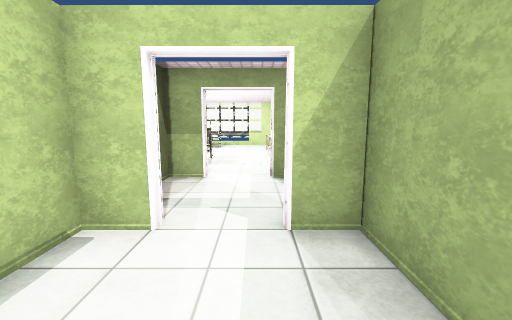
[1] (above)

16 first-person views from a walk through a scene from a Unity 3-D project. The camera is 1.5 m above the floor, tilts 8° down and sees 90° across. The floor is counted in squares, 1 m on a side. Each view is taken from the middle of a square. On the plan, view 1 faces up. The plan holds only what a view shows up to about 13 squares ahead; the rest is blank. The player character is not drawn. Some animated figures are not drawn. Some surface patterns are stand-ins.

[2]
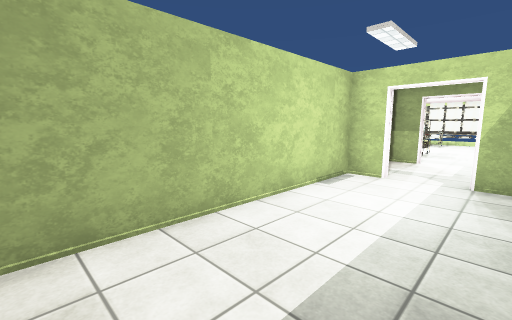

[3]
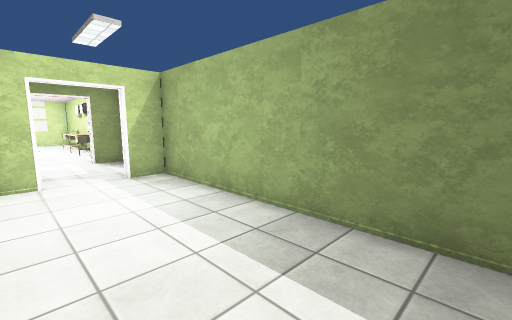

[4]
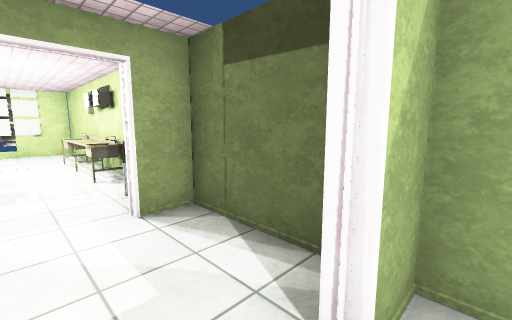

[5]
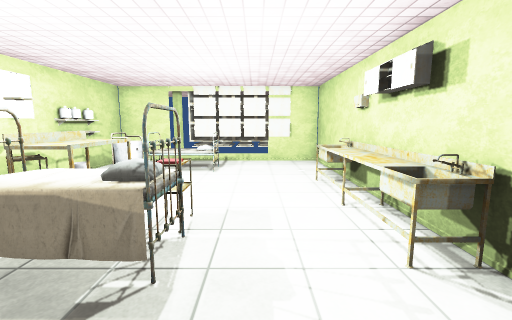

[6]
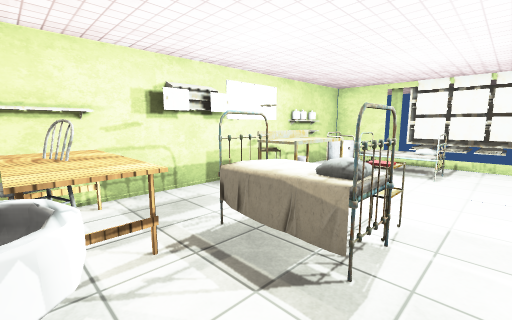

[7]
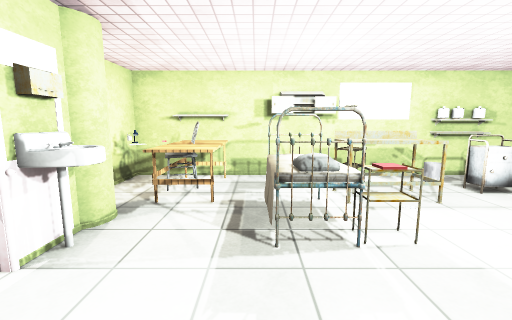

[8]
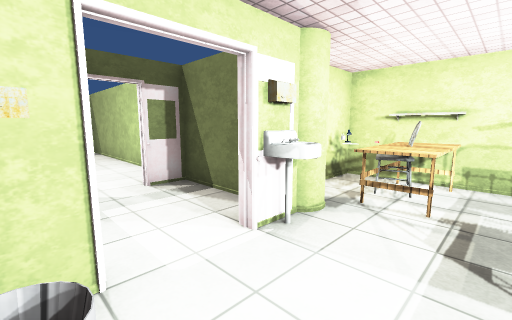

[9]
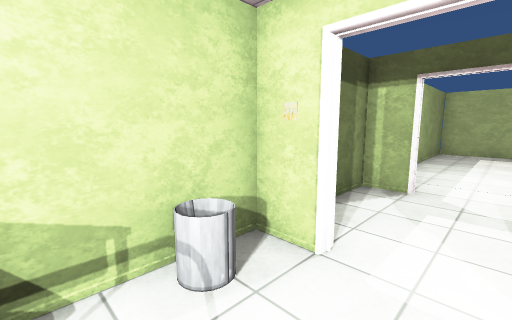

[10]
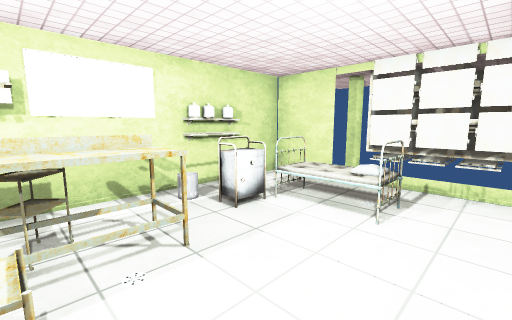

[11]
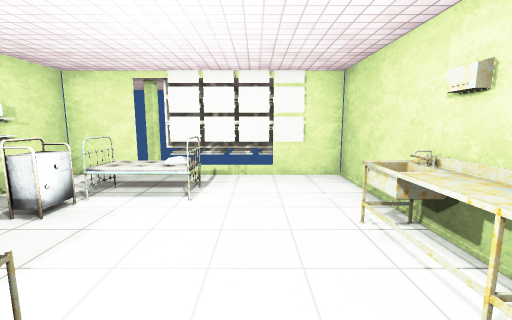

[12]
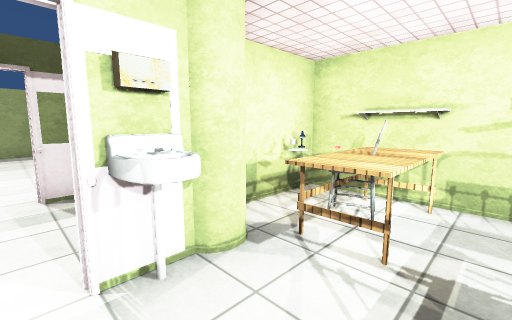

[13]
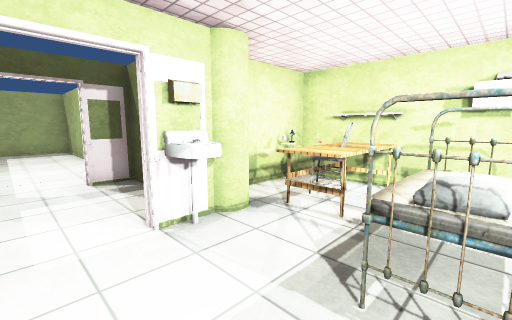

[14]
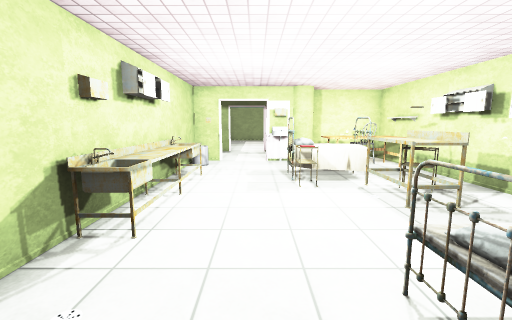

[15]
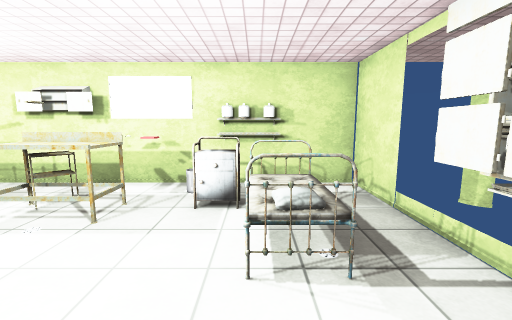

[16]
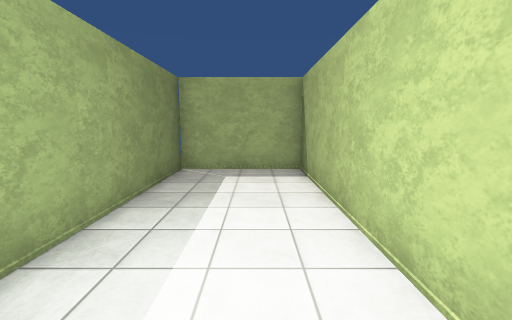

### Floor plan
Points are (right, up) in squares from view 1. A wall is a line through its corners. A room is listed if a view was taken in it or the views show most of it. See-through windows are left out.
Room 1 (views 1, 2, 3, 4, 16)
walls: (-1.4, 3.5) (-2.5, 3.5) (-2.5, -5.5) (1.5, -5.5) (1.5, 3.5); (1.6, 3.5) (0.4, 3.5)
ways out: opening at (-0.5, 4) to room 3
Room 2 (views 5, 6, 7, 8, 9, 10, 11, 12, 13, 14, 15)
walls: (-4.4, 18.5) (-6.5, 18.5) (-6.5, 6.5) (-3.5, 6.5); (-2.6, 7.5) (-1.4, 7.5); (0.4, 7.5) (1.5, 7.5) (1.5, 18.5) (-0.5, 18.5)
ways out: opening at (-0.5, 7) to room 3
objects: other object (-6, 8) to (-6, 9); other object (-6, 15); other object (-6, 16); other object (-5, 7); other object (-5, 8) to (-5, 9); other object (-5, 12); other object (-5, 12) to (-4, 13); other object (-5, 15) to (-5, 16); other object (-4, 8) to (-4, 9); other object (-4, 10) to (-2, 11); other object (-4, 16) to (-2, 17); other object (-4, 20) to (-4, 21); other object (-3, 19); other object (-3, 20) to (-3, 21); other object (-2, 8); other object (-2, 11) to (-2, 12); other object (-2, 19); other object (-2, 20) to (-2, 21); other object (-1, 19); other object (-1, 20) to (0, 21); other object (0, 18); other object (1, 8) to (1, 9); other object (1, 11) to (1, 15)
Room 3 (no view inside)
walls: (0.4, 3.8) (1.5, 3.8); (-2.6, 3.8) (-1.4, 3.8); (-1.4, 7.2) (-2.5, 7.2) (-2.5, 3.5); (1.5, 3.5) (1.5, 7.2) (0.4, 7.2)
ways out: opening at (-0.5, 4) to room 1; opening at (-0.5, 7) to room 2

Positions as (right, up) in squares from view 1, and headings:
1: (0, 0), facing up
2: (1, -4), facing up-left
3: (-2, -4), facing up-right
4: (-1, 3), facing up-right
5: (-1, 8), facing up
6: (-1, 8), facing up-left
7: (1, 10), facing left
8: (1, 10), facing down-left
9: (-1, 10), facing down-right
10: (-1, 12), facing up-left
11: (-1, 11), facing up
12: (-1, 10), facing down-left
13: (0, 11), facing down-left
14: (-1, 18), facing down
15: (0, 16), facing left
16: (-1, 3), facing down
